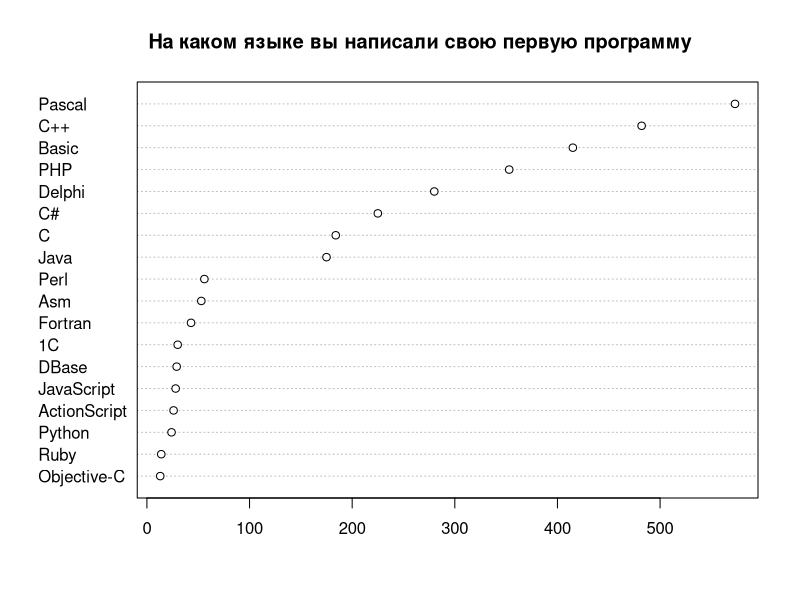
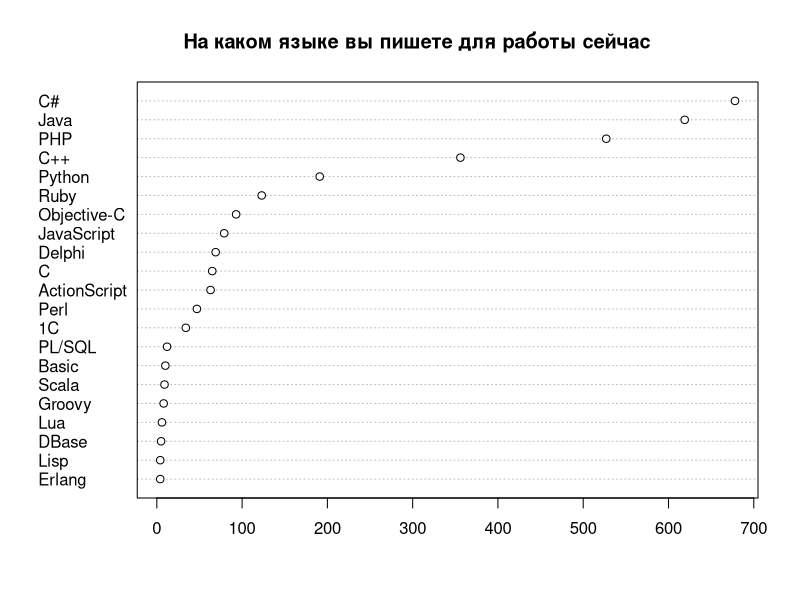
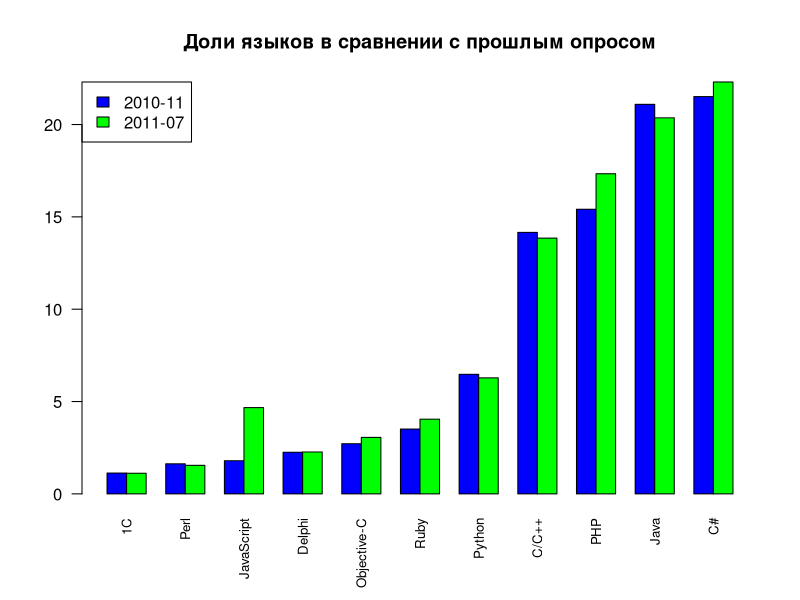
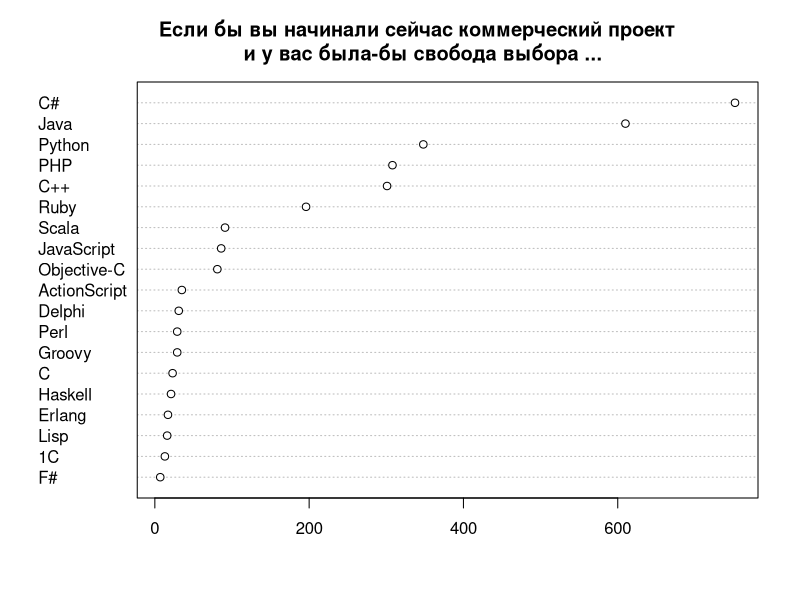
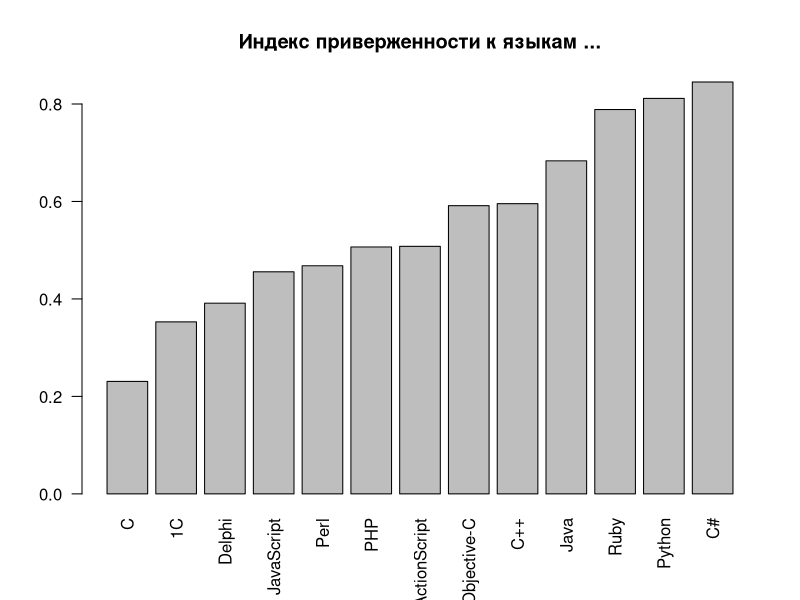
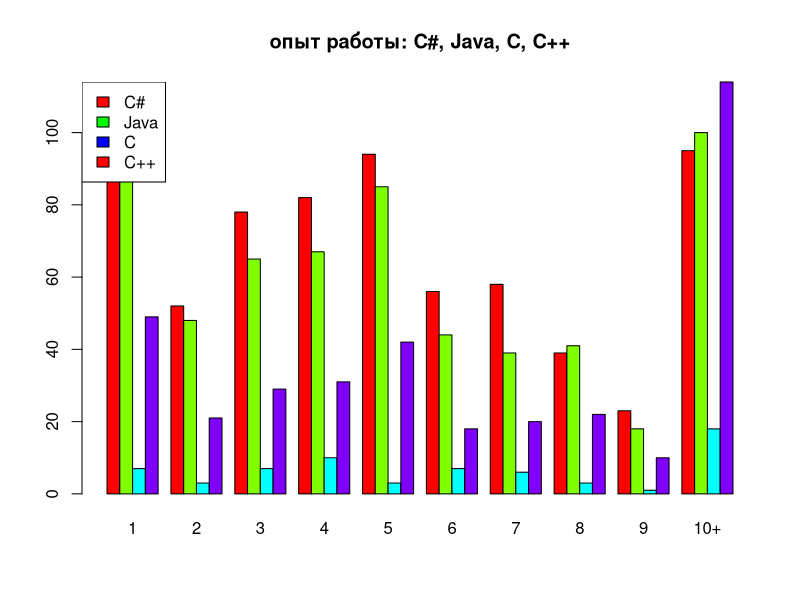
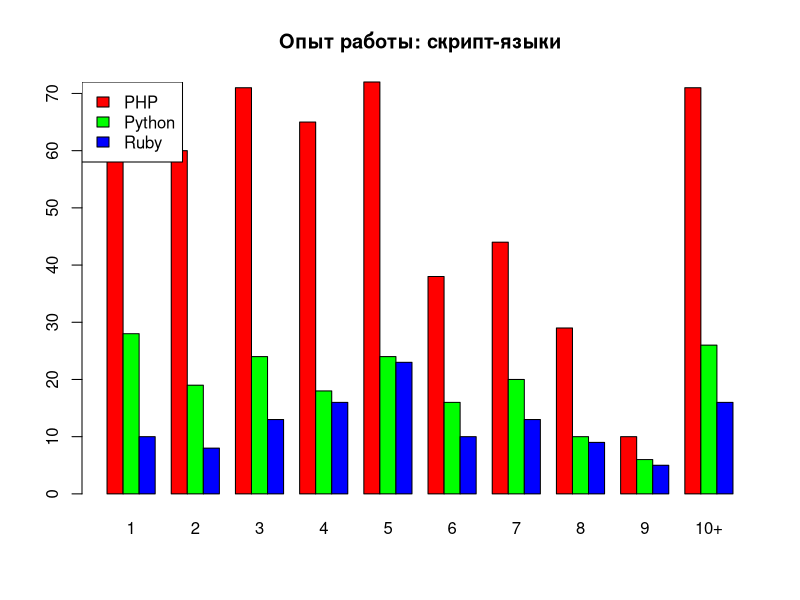
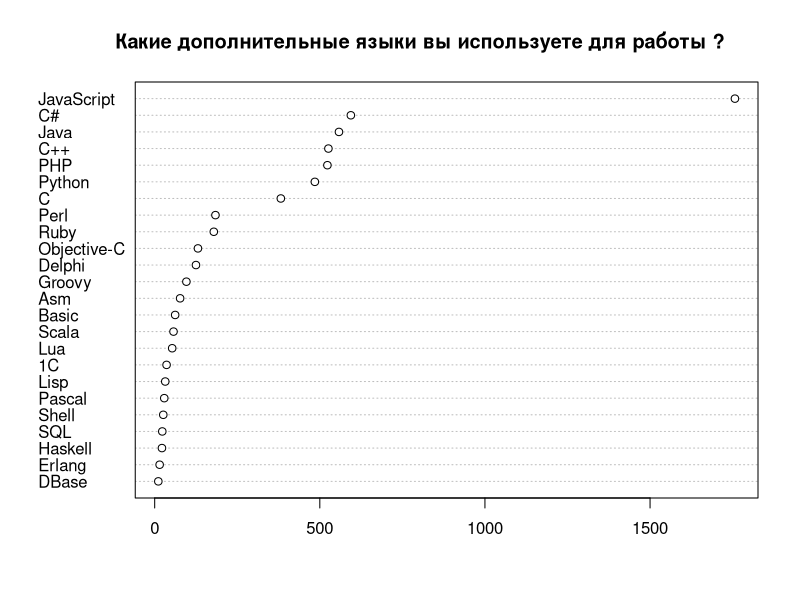

Reproduce these figures in R, in order. (Note: this script raises an error after producing the figures.)
# R scripts for cleanup and produsing some statistics for dou questionare.
# (see report on http://www.developers.org.ua/archives/rssh/2010/12/14/programming-languages-rating-2010/ )
# Statistics is incomplete, some steps (such as calculating right bounds 
#  for statistically corrected data)  not included.
#
# Use this on own risc.
#
# You can use and redistribute this scripts on conditions of
# GNU General Public License version 2 or later.
# 
#
# (C) Ruslan Shevchenko <ruslan@shevchenko.kiev.ua> 2010, 2011
#
# note, that file contains cyrillic comments in utf8 encoding.

#config
drawNow=TRUE

qs1 <- read.csv(file="../2010_12/questionare1.csv", head=TRUE, sep=",")
qs2 <- read.csv(file="questionare2.csv", head=TRUE, sep=",")
# normalize data

# попробуес привести к нормальному виду список дополнительных языков:
normalizeLanguage <- function(x) {
  x <- gsub("(^ )|( $)","",x);
  x <- gsub("(ActionScript(.+)$)|(Action *Script.*$)|AS3|AS|as3",
            "JavaScript",x);
  x <- gsub("actionscript|Actionscript|ActionScript|actionScript|(Adobe Fl.*)",
            "JavaScript",x);
  x <- gsub("JavaScript(.*)","JavaScript",x);
  x <- gsub("groovy","Groovy",x);
  x <- gsub("Groovy / Grails at back-end","Groovy",x);
  x <- gsub("(Groovy.*)|& Groovy","Groovy",x);
  x <- gsub("Android Java|Android","Java",x);
  x <- gsub("xslt","XSLT",x);
  x <- gsub("(built-in.*)","Other",x);
  x <- gsub("Delphi.*","Delphi",x);
  x <- gsub("(erlang)|(Erlang \\(server side\\))","Erlang",x);
  x <- gsub("Flash|Flex","JavaScript",x);
  x <- gsub("Google Go","Go",x);
  x <- gsub("Shell.*|bash|UNIX shell|unix shell|Shell.*Bash|shell|Bash|ksh","Shell",x);
  x <- gsub("(Shell.scripts)|(Shell-scripting)","Shell",x);
  x <- gsub("FoxPro","DBase-подобные",x);
  x <- gsub("Matlab","MatLab",x);
  x <- gsub("Ocaml|ocaml","OCaml",x);
  x <- gsub("(VBScript)|(VB.Net)|(VB.NET)|VBS|PureBasic","Basic",x);
  x <- gsub("JavaScript(.*)$","JavaScript",x);
  x <- gsub("MXML","",x);
  x <- gsub("(^XML$)|(^xml$)","",x);
  x <- gsub("^XSL$","XSLT",x);
  x <- gsub("Qt","",x);
  x <- gsub("English","",x);
  x <- gsub("sh","Shell",x);
  x <- gsub("php","PHP",x);
  x <- gsub("go!|go","Go",x);
  x <- gsub("TCL|tcl","Tcl",x);
  x <- gsub("TurboProlog","Prolog",x);
  x <- gsub("CPL(.*)","CPL",x);
  x <- gsub("D \\(client side\\)","D",x);
  x <- gsub("jruby","Ruby",x);
  x <- gsub("clojure","Clojure",x);
  x <- gsub("f#","F#",x);
  x <- gsub("^c$","C",x);
  x <- gsub("что такое(.*)","",x);
  x <- gsub("PL-SQL|pl/sql|pl/pgsql","PL/SQL",x);
  x <- gsub("^sql$","SQL",x);
  x
}
#
languagesColumn <- function(cname,data) { al=NULL
  for(a in strsplit(as.character(data[,cname]),",")) {
    al=c(al,normalizeLanguage(a))
  }
  al <- factor(al)
  al
} 
al <- languagesColumn('AdditionalLanguages',qs2)
pl <- languagesColumn('PetProjectsLanguages',qs2)

# в фиксированном списке языков тоже есть мусор  
normalizeFixLanguage <- function(x) {
 x <- gsub("(^ )|( $)","",x);
 x <- gsub("PL\\\\SQL|(pl/sql)","PL/SQL",x);
 x <- gsub("Visual Basic(.*)|VisualBasic|VB|Sinclair BASIC|QBasic","Basic",x);
 x <- gsub("(^машинный код(.*))|(binary code)|Assembler(.*)|Ассембер(.*)","Asm",x);
 x <- gsub("Asm for M-22","Asm",x);
 x <- gsub("мнемокоды МК(.*)|МК-62","Asm",x);
 x <- gsub("Clipper|Clarion|Fox Pro|FoxPro","DBase",x);
 x <- gsub("С#","C#",x);
 x<-gsub("\\(выберите из списка\\)","нет",x);
 x <- gsub("зависит от(.*)","нет",x);
 x <- gsub("Зависит от(.*)","нет",x);
 x <- gsub("не занимаюсь(.*)","нет",x);
 x <- gsub("Больше проект(.*)|какой(.*)","нет",x);
 x <- gsub("В зависимости(.*)","нет",x);
 x <- gsub("Depends(.*)|где же(.*)","нет",x);
 x <- gsub("Python(.*)","Python",x);
 x <- gsub("erlang","Erlang",x);
 x <- gsub("F#, Ocaml","F#",x);
 x <- gsub("сильно(.*)","нет",x);
 x <- gsub("flex","ActionScript",x);
 x <- gsub("go|go,(.*)","Go",x);
 x <- gsub("Ruby(.*)","Ruby",x);
 x <- gsub("c/asm/(.*)","C",x);
 x <- gsub("PL/Sql(.*)","PL/SQL",x);
}
qs1['NowLanguage'] <- lapply(qs1['NowLanguage'],
                            function(x){factor(normalizeFixLanguage(x))})
qs1['NextLanguage'] <- lapply(qs1['NextLanguage'],
                            function(x){factor(normalizeFixLanguage(x))})
qs1['FirstLanguage'] <- lapply(qs1['FirstLanguage'],
                            function(x){factor(normalizeFixLanguage(x))})

qs2['NowLanguage'] <- lapply(qs2['NowLanguage'],
                            function(x){factor(normalizeFixLanguage(x))})
qs2['NextLanguage'] <- lapply(qs2['NextLanguage'],
                            function(x){factor(normalizeFixLanguage(x))})
qs2['FirstLanguage'] <- lapply(qs2['FirstLanguage'],
                            function(x){factor(normalizeFixLanguage(x))})

# удалим неиспользуемые колонки
qs1$Comment <- NULL
qs1$Timestamp <- NULL
qs2$Timestamp <- NULL


# "да"/"нет" пусть будут с большой буквы 
normalizeBool <- function(x) {
  x<-gsub("да","Да",x)
  x<-gsub("нет","Нет",x)
}
qs2['InUA'] <- lapply(qs2['InUA'],function(x){factor(normalizeBool(x))})

qs <- qs2

n1 <- length(qs1$NowLanguage);
n2 <- length(qs2$NowLanguage);

# на чем начинали ?
funsfl <- function(qs) {
  sfl <- summary(qs[['FirstLanguage']])
  sfl <- sfl[order(sfl)]
  return(sfl[sfl>10])
}
sfl1 <- funsfl(qs1)
sfl1 <- sfl1[-match("другой",names(sfl1))]
sfl2 <- funsfl(qs2)

if (drawNow) {
  png(file="sfl.png")
  dotchart(sfl2)
  title("На каком языке вы написали свою первую программу")
  dev.off()
}



# на чем пишут сейчас ?
funsnl<-function(qs) {
 snl <- summary(qs[['NowLanguage']])
 snl <- snl[order(snl)]
 if (!is.na(match("другой",names(snl)))) {
    snl <- snl[-match("другой",names(snl))]
 }
 # хмм, у нас же в преамбле было написано что SQL здесь не рассматривается
 if (!is.na(match("SQL",names(snl)))) {
    snl <- snl[-match("SQL",names(snl))]
 }
 return(snl)
}
snl1 <- funsnl(qs1)
# в прошлый раз 1С была кириллицей, сейчас латыницей
snl1['1C']=snl1['1С']
snl1sv <- snl1
snl1 <- snl1[snl1>3]
snl2 <- funsnl(qs2)
snl2sv <- snl2
snl2 <- snl2[snl2>3]
#  нарисуем картинку
if (drawNow) {
  png(file="snl.png")
  dotchart(snl2)
  title("На каком языке вы пишете для работы сейчас ")
  dev.off()
}

# приведем прошлый и будущтй опрос к одним параметром
# нынешний:
snlp <- snl2
snlp["C/C++"] <- snl2["C"]+snl2["C++"]
snlp["JavaScript"] <- snl2["JavaScript"]+snl2["ActionScript"]
snlp <- snlp[-match(c("C","C++","ActionScript"),names(snlp))]
# прошлый:
i<-match("DBase-подобные", names(snl1))
names(snl1)[i]<-"DBase"

snl1old <- snl1
snlpold <- snlp
# приведем к долям от общего к-ства
snl1 <- (snl1/n1)*100
snlp <- (snlp/n2)*100
# нам интересно  тольк то, что больше процента
snl1 <- snl1[snl1>1]
snl1 <- snl1[order(snl1)]
snlp <- snlp[snlp>1]
snlp <- snlp[order(snlp)]


cnames <- intersect(names(snl1),names(snlp))
## сдалаем общую матрицу и выложим на общий график
snlm <- matrix(ncol=length(cnames),nrow=2,byrow=TRUE)
colnames(snlm) <- cnames
rownames(snlm) <- c("2010-11","2011-07") 
snlm["2010-11",] <- snl1[cnames]
snlm["2011-07",] <- snlp[cnames]
if (drawNow) {
  png(file="slnm.png")
  barplot(snlm,beside=TRUE,cex.names=0.8,legend=TRUE,
          args.legend=list(x="topleft"),
          las=2,
          col=c("blue","green")
  )
  title("Доли языков в сравнении с прошлым опросом")
  dev.off();
}



# на что хотят перейти сейчас ?
sxl <- summary(qs[['NextLanguage']])
sxl <- sxl[order(sxl)]
if (!is.na(match("другой",names(sxl)))) {
  sxl <- sxl[-match("другой",names(sxl))]
}
if (!is.na(match("нет",names(sxl)))) {
  sxl <- sxl[-match("нет",names(sxl))]
}
sxl<-sxl[sxl>5]
if (drawNow) {
  png(file="sxl.png")
  dotchart(sxl)
  title("Если бы вы начинали сейчас коммерческий проект \n и у вас была-бы свобода выбора ...")
  dev.off()
}

#
# Индекс удовлетворенности языком (для немаргинальных):
#  старые рассчеты
lct1 <- table(qs1$NowLanguage,qs1$Change)
lci1 <- lct1[,"Нет"]/(lct1[,"Нет"]+lct1[,"Да"])
# Запомним для использования в итогах
lci1 <- lci1[names(snl1old[snl1old>15])]
lci1 <- lci1[order(lci1)]
lct1 <- table(qs1$NowLanguage,qs1$NextLanguage)
# новые на основе выбора следующего языка
lct <- table(qs$NowLanguage,qs$NextLanguage)
lci <- array(0,length(rownames(lct)))
names(lci) <- rownames(lct)
for(i in rownames(lct)) {
  if (i %in% colnames(lct)) {
    lci[i]<-lct[i,i]/sum(lct[i,])
  }
}
lcisv <- lci
lci <- lci[names(snl2[snl2>15])]
lci <- lci[order(lci)]
if (drawNow) {
  png(file="lci.png")
  barplot(lci,las=2)
  title("Индекс приверженности к языкам ...")
  dev.off()
}


snl <- snl2
languageAfter <- function(lct,name) {
 mgX <- lct[name,]/snl[name]
 mgX <- mgX[mgX>0.01]
 mgX <- mgX[rev(order(mgX))]
}

#
# куда планируюь уйти с C
print("mirgation from C:");
print(languageAfter(lct,"C"))

#
# куда планируют перейти PHP-ники:
print("mirgation from PHP:");
print(languageAfter(lct,"PHP"))

print("mirgation from Perl");
print(languageAfter(lct,"Perl"))

# то-же самое для l=других языков
print("mirgation from Delphi:");
print(languageAfter(lct,"Delphi"))

print("mirgation from 1C:");
print(languageAfter(lct,"1C"))

print("mirgation from Java:");
print(languageAfter(lct,"Java"))

print("old mirgation from Java:");
print(languageAfter(lct1,"Java"))

print("mirgation from Python");
print(languageAfter(lct,"Python"))

print("mirgation from C#");
print(languageAfter(lct,"C#"))



# распределение по языкам и опыту работы
lct1 <- table(qs1$NowLanguage,qs1$Experience)
lct2 <- table(qs2$NowLanguage,qs2$ExperienceInProgramming)
langPercentage <- function(lct,snl,x) {
   lct[x,]/snl[x]
}


lct2 <- lct2[names(snl2[snl2>50]),]
#lct <- lct[,c("0","1","2","3","4","5","6","7","8","9","10 и больше")]
lct2 <- lct2[,c("1","2","3","4","5","6","7","8","9","10+")]
#colnames(lct)<-c("0","1","2","3","4","5","6","7","8","9",">10")
plct2 <- langPercentage(lct2,snl2,rownames(lct2))
if (drawNow) {
  png(file="experience1.png")
  #oldpar <- par(mfrow=c(1,2))
  names<-c("C#","Java","C","C++")
  barplot(lct2[names,],beside=TRUE,col=rainbow(4))
  legend("topleft",names,fill=rainbow(3))
  title("опыт работы: C#, Java, C, C++")
  #barplot(plct[names,],beside=TRUE,col=rainbow(3))
  dev.off()
  # и для скрипт-языков
  png(file="experience2.png")
  #oldpar <- par(mfrow=c(1,2))
  names<-c("PHP","Python","Ruby")
  barplot(lct2[names,],beside=TRUE,col=rainbow(3))
  title("Опыт работы: скрипт-языки")
  legend("topleft",names,fill=rainbow(3))
  #barplot(plct[names,],beside=TRUE,col=rainbow(3))
  dev.off()
  #par(oldpar)
}


# какие языки используются как дополнительные
sal<-summary(al)
sal<-sal[sal>10]
sal<-sal[order(sal)]
if (drawNow) {
  png(file="sal.png")
  dotchart(sal)
  title("Какие дополнительные языки вы используете для работы ?")
  dev.off()
}


# и для развлечения
spl <- summary(pl)
spl <- spl[spl>10]
spl <- spl[order(spl)]
if (drawNow) {
  png(file="spl.png")
  dotchart(spl)
  title("Есть ли у вас свои pet-projects ?\nЕсли есть, то на каких языках ?")
  dev.off()
}
## сколько пользователей вобще пишет для развлечения:
ppl<-qs[["PetProjectsLanguages"]]
cat("К-ство пользователей, у кого есть свои проекты:",
  length(ppl[ppl!=""])
  ,"\n"
)

## как принимается решение о выборе языка:
scl=summary(qs$Choos)
names(scl) <- c("зависит \nот проекта","заказчиком","исполнителем","моя организация\n специализируется на этом языке","совместно")
if (drawNow) {
  png(file="scl.png")
  barplot(scl)
  title("Кем принимается решение о выборе языка ?")
  text(3,1,labels=c("исполнителем"))
  text(5.5,1,labels=c("совместно"))
  dev.off()
}

# демография - опыт работы в программировании сейчас,
ew2 <- summary(qs2[['ExperienceInProgramming']])[c("1","2","3","4","5","6","7","8","9","10+")]
ew2 <- ew2/sum(ew2)
# по сравнению с прошлым опросом
ew1 <- summary(qs1[['Experience']])
ew1["1"]=ew1["1"]+ew1["2"];
ew1["10+"]<-ew1["10 и больше"]
ew1 <- ew1[c("1","2","3","4","5","6","7","8","9","10+")]
ew1 <- ew1/sum(ew1)
## сдалаем общую матрицу и выложим на общий график
ew <- matrix(ncol=10,nrow=2,byrow=TRUE)
colnames(ew) <- names(ew2)
rownames(ew) <- c("2010-11","2011-07")
ew["2010-11",] <- ew1
ew["2011-07",] <- ew2
if (drawNow) {
  png(file="ew.png")
  barplot(ew,beside=TRUE)
  title("Распределение опыта работы программистом")
  dev.off()
}

#на чем пишут люи старше 50 ?
t <- table(qs$Age,qs$NowLanguage)
x <- t[">= 50",]
x <- x[x>0]
x <- x[rev(order(x))]
print("languages for people after 50")
print(x)
# а 40-50 ?
x <- t["[40, 50)",]
x <- x[x>0]
x <- x[rev(order(x))]
print("languages for people in [40,50)")
print(x)

en <- c("1","2","3","4","5","6","7","8","9","10+")
t2<-table(qs$ExperienceInLanguage,qs$ExperienceInProgramming)[en,en]
if (drawNow) {
  png(file="el.png")
  barplot(t2,col=rainbow(10),legend=TRUE)
  title("Опыт работы программистом/на выбранном языке")
  dev.off()
}



## опыт работы в диаспоре и приехавшиз из украины
stu <- table(qs$InUA,qs$ExperienceInProgramming)
stu <- stu[,c("1","2","3","4","5","6","7","8","9","10+")]
colnames(stu)<-c("1","2","3","4","5","6","7","8","9",">10")
stu <- stu[c("Да","Нет"),]
normalizePercents<-function(tbl) 
{
 for(x in rownames(tbl)) {
   tbl[x,]<-tbl[x,]/sum(tbl[x,])
 }
 tbl
}
stu<-normalizePercents(stu)
# barcode.
# 
if (drawNow) {
  png(file="expUA.png")
  barplot(stu,beside=TRUE,legend=TRUE)
  dev.off()
}

# 
stu <- table(qs$NowLanguage,qs$InUA)
linUA=stu[,"Да"]
linNotUA=stu[,"Нет"]


linUA<-linUA/sum(linUA)
linUA<-linUA[order(linUA)]
linUA<-linUA[linUA>0.03]

linNotUA<-linNotUA/sum(linNotUA)
linNotUA<-linNotUA[order(linNotUA)]
linNotUA<-linNotUA[linNotUA>0.03]

names<-c("C#","Java","PHP","C++","Python","Ruby")
lnua<-cbind(linUA[names],linNotUA[names])
colnames(lnua)<-c("in UA","not in UA")
if (drawNow) {
  png(file="lnUA.png")
  barplot(lnua,beside=TRUE,col=rainbow(6))
  legend("topright",names,fill=rainbow(6))
  dev.off()
}

# now do summary of languages.
names<-c("C#","Java","C","C++","PHP","Python","Ruby","Objective-C","Scala",
      "Delphi", "JavaScript", "ActionScript","F#",
      "Perl", "Haskell", "Lisp", "1C", "Basic", "Erlang",
      "DBase", "PL/SQL", "Asm", "Lua", "Fortran", "Cobol","Groovy")

#
# allign all to one set of names
zeroNames <- function(data,names) {
 for(i in names) {
   if (is.na(data[i])) {
     data[i] = 0
   }
 }
 data
}


snl1sv <- snl1sv[-match("нет",names(snl1sv))]
# snl2sv <- snl2sv[-match("нет",names(snl1sv)]

snl1sv <- zeroNames(snl1sv,names)
snl2sv <- zeroNames(snl2sv,names)

rxsnl1p <- (snl1sv/n1)[names]*100
rxsnl2p <- (snl2sv/n2)[names]*100

rxsnl2 <- snl2sv[names]

rxsfl <- sfl2[names]

sxl <- zeroNames(sxl,names)
rxsxl <- sxl[names]
rxsxlp <- (sxl/sum(sxl))[names]*100


splf <- summary(pl)
splf <- zeroNames(splf,names)
rxspl <- splf[names]

salf <- summary(al)
salf <- zeroNames(salf,names)
rxsal <- salf[names]

diff = rxsnl2p-rxsnl1p

rxlci <- lcisv[names]

#
# печатаем изменения по сравнению с прошлым разом
# если вероятность изменения > 90%
pv <- cbind(names)
for(l in names) {
  pv[l] <-prop.test(c(snl2sv[l],snl1sv[l]),c(n2,n1))$p.value
}


res<-cbind(rxsnl2p,diff,rxsnl2,rxsxlp,rxsxl,rxsal,rxspl,rxlci)

for(l in names) {
  if (is.na(pv[l]) || pv[l]>0.10) {
    res[l,'diff'] <- NA
  }
}

# и показать финальную таблцу, отсортированную по доле рынка
res<- res[rev(order(rxsnl2)),]
res

